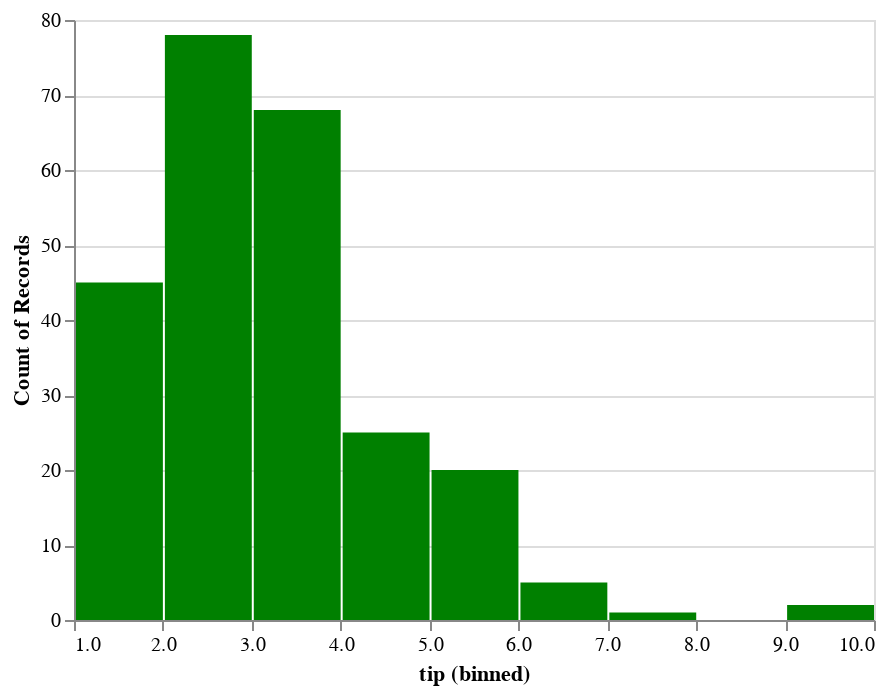

Notebook cell for this chart:
### Code cell
palt.hist('tip', data=tips, color="green")

### Figure 1 — Vega-Lite specification as saved in the notebook (floating-point values rounded to 4 significant figures; data arrays with more than 128 entries replaced by an {"elided": "..."} marker saying what was removed)
{"$schema": "https://vega.github.io/schema/vega-lite/v2.4.1.json", "config": {"range": {"category": ["rgba(31.0,119.0,180.0,1)", "rgba(255.0,127.0,14.0,1)", "rgba(44.0,160.0,44.0,1)", "rgba(214.0,39.0,40.0,1)", "rgba(148.0,103.0,189.0,1)", "rgba(140.0,86.0,75.0,1)", "rgba(227.0,119.0,194.0,1)", "rgba(127.0,127.0,127.0,1)", "rgba(188.0,189.0,34.0,1)", "rgba(23.0,190.0,207.0,1)"]}, "view": {"height": 300, "width": 400}}, "data": {"values": {"elided": "244 records"}}, "encoding": {"color": {"value": "rgba(0.0,128.0,0.0,1.0)"}, "x": {"bin": true, "field": "tip", "type": "quantitative"}, "y": {"aggregate": "count", "type": "quantitative"}}, "mark": "bar"}
